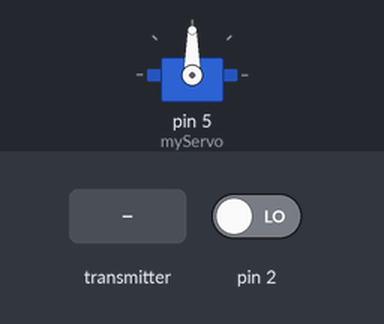
A sketch run on a simulated Arduino Uno, built with avr-gcc and run on an emulated ATmega328P. Shown: servo. The inputs (shaded band) are chosen by the test bench; at power-on: pin 2 LOW. No radio packets arrive unless stated.

Above: at 1.2 s.
1.3 s: the transmitter starts sending angleV = 0
At 1.9 s:
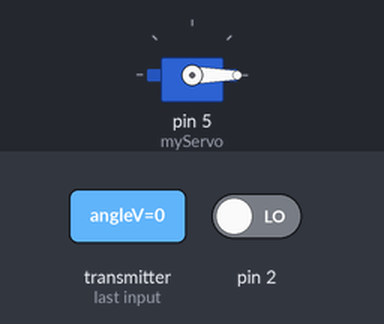
2.8 s: the transmitter starts sending angleV = 45
At 4.0 s:
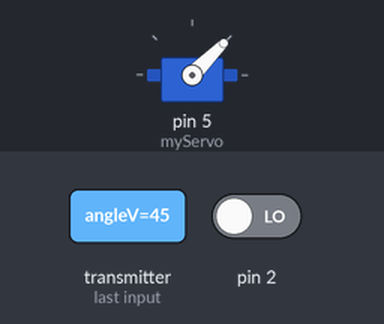
4.3 s: the transmitter starts sending angleV = 180
At 5.3 s:
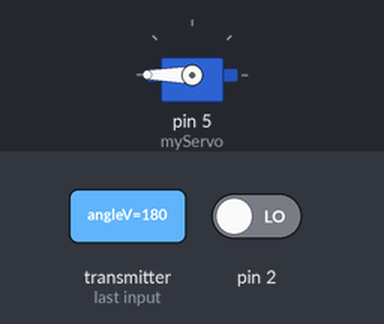
5.8 s: the transmitter starts sending angleV = 90
At 6.4 s:
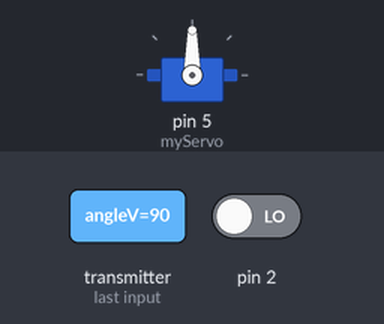
Timing chart, 0 to 8.3 s (numbered marks = the images above; inputs shaded):
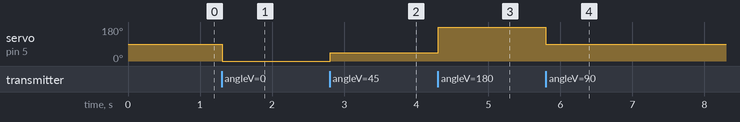

Measured:
- after the input at 1.3 s, servo on pin 5 (myServo): 90° → 0° at once
- after the input at 2.8 s, servo on pin 5 (myServo): 0° → 45° at once
- after the input at 4.3 s, servo on pin 5 (myServo): 45° → 180° at once
- after the input at 5.8 s, servo on pin 5 (myServo): 180° → 90° at once

The sketch:

SSLEO_REC.ino
```cpp
#include <SPI.h>
#include <nRF24L01.h>
#include <RF24.h>
#include<Servo.h>

RF24 radio(7,8); //CNS,CE
const byte address[][6] = {"00001","00002"};
Servo myServo;
boolean buttonState = 0;

void setup() {
  // put your setup code here, to run once:
  pinMode(2,INPUT);
  myServo.attach(5);
  radio.begin();
  radio.openWritingPipe(address[0]);
  radio.openReadingPipe(1,address[1]);
  radio.setPALevel(RF24_PA_MIN);

}

void loop() {
  // put your main code here, to run repeatedly:
  delay(5);
  radio.startListening();
  if(radio.available())
  {
    while(radio.available())
    {
      int angleV = 0;
      radio.read(&angleV,sizeof(angleV));
      myServo.write(angleV);
    }
    delay(5);
    radio.stopListening();
    buttonState = digitalRead(2);
    radio.write(&buttonState,sizeof(buttonState));
  }
}
```
